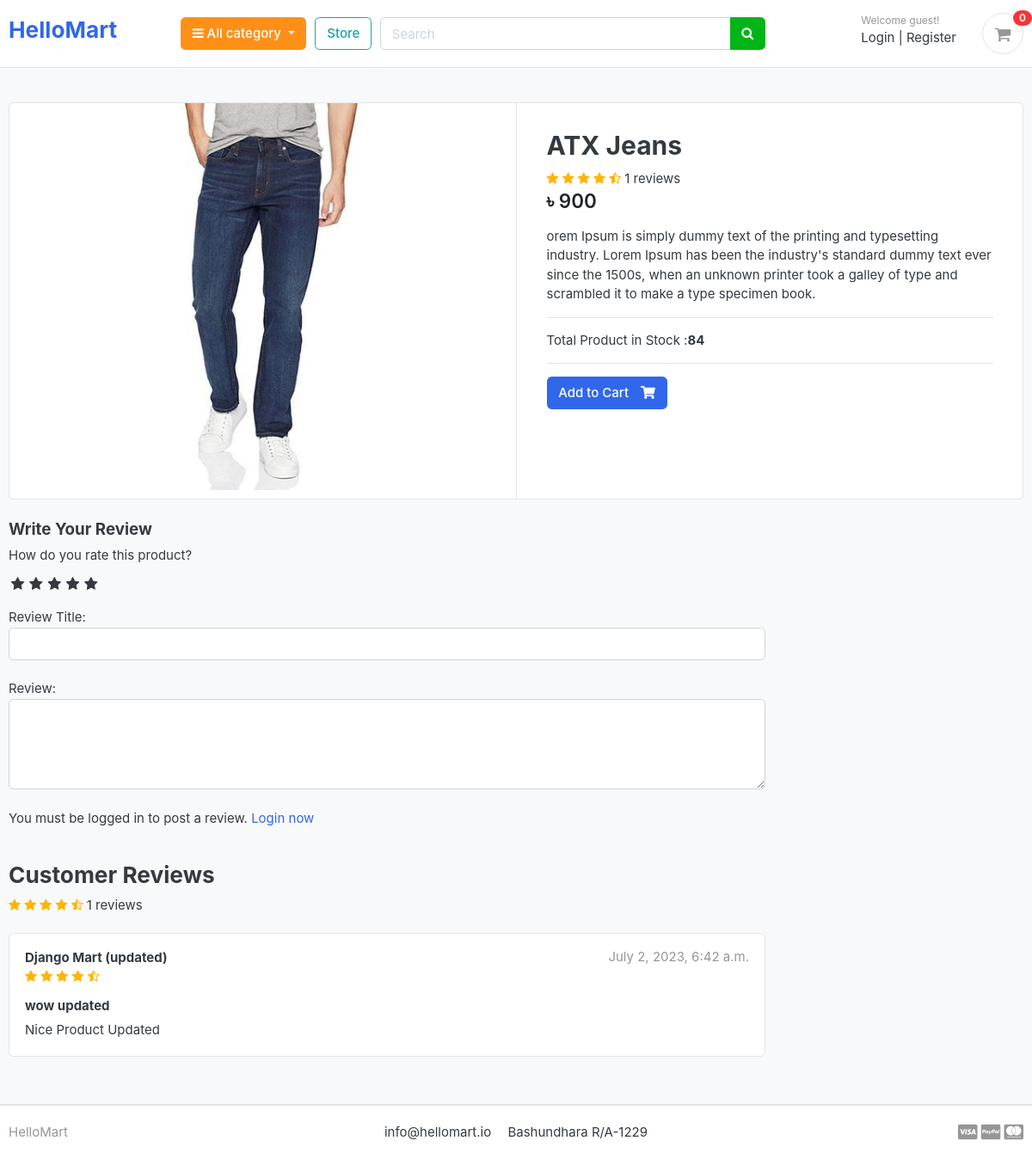
Before: /store/category/jeans/atx-jeans/ with the older database file.
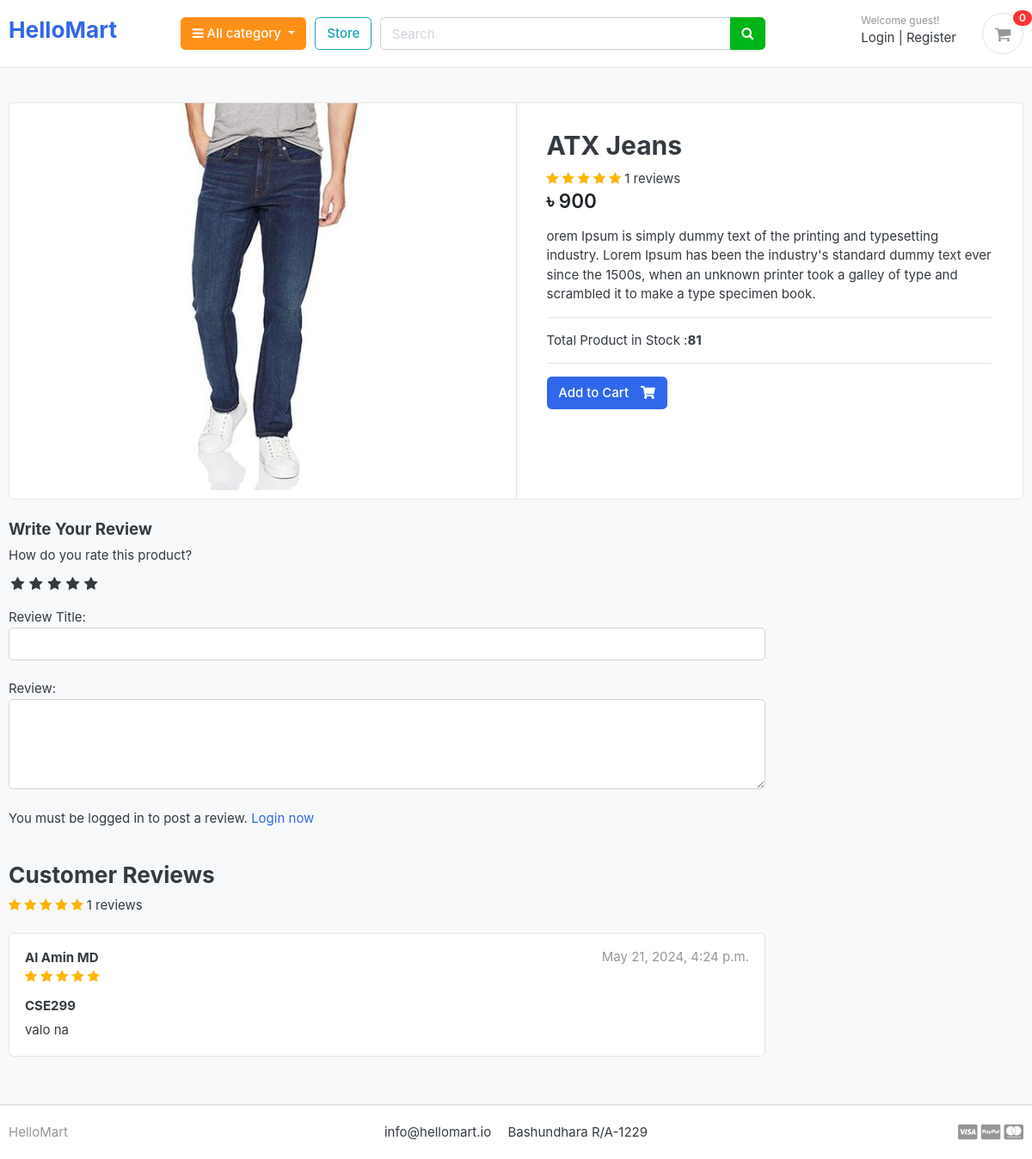
After: the same page with the newer database file.
### store/models.py (models this page shows, shortened)
class Product(models.Model):
    product_name    = models.CharField(max_length=200, unique=True)
    slug            = models.SlugField(max_length=200, unique=True)
    description     = models.TextField(max_length=500, blank=True)
    price           = models.IntegerField()
    images          = models.ImageField(upload_to='photos/products')
    stock           = models.IntegerField()
    is_available    = models.BooleanField(default=True)
    category        = models.ForeignKey(Category, on_delete=models.CASCADE)
    created_date    = models.DateTimeField(auto_now_add=True)
    modified_date   = models.DateTimeField(auto_now=True)
    def averageReview(self):
        reviews = ReviewRating.objects.filter(product=self, status=True).aggregate(average=Avg('rating'))
        avg = 0
        if reviews['average'] is not None:
            avg = float(reviews['average'])
        return avg
    def countReview(self):
        reviews = ReviewRating.objects.filter(product=self, status=True).aggregate(count=Count('id'))
        count = 0
        if reviews['count'] is not None:
            count = int(reviews['count'])
        return count

class ReviewRating(models.Model):
    product = models.ForeignKey(Product, on_delete=models.CASCADE)
    user = models.ForeignKey(Account, on_delete=models.CASCADE)
    subject = models.CharField(max_length=100, blank=True)
    review = models.TextField(max_length=500, blank=True)
    rating = models.FloatField()
    ip = models.CharField(max_length=20, blank=True)
    status = models.BooleanField(default=True)
    created_at = models.DateTimeField(auto_now_add=True)
    updated_at = models.DateTimeField(auto_now=True)

### accounts/models.py (models this page shows, shortened)
class Account(AbstractBaseUser):
    first_name      = models.CharField(max_length=50)
    last_name       = models.CharField(max_length=50)
    username        = models.CharField(max_length=50, unique=True)
    email           = models.EmailField(max_length=100, unique=True)
    phone_number    = models.CharField(max_length=50)
    date_joined     = models.DateTimeField(auto_now_add=True)
    last_login      = models.DateTimeField(auto_now=True)
    is_admin        = models.BooleanField(default=False)
    is_staff        = models.BooleanField(default=False)
    is_active        = models.BooleanField(default=False)
    is_superadmin        = models.BooleanField(default=False)
    USERNAME_FIELD = 'email'
    REQUIRED_FIELDS = ['username', 'first_name', 'last_name']
    objects = MyAccountManager()
    def full_name(self):
        return f'{self.first_name} {self.last_name}'

### store/views.py (the view)
# urls.py: path('category/<slug:category_slug>/<slug:product_slug>/', views.product_detail, name='product_detail'),
def product_detail(request, category_slug, product_slug):
    try:
        single_product = Product.objects.get(category__slug=category_slug, slug=product_slug)
        in_cart = CartItem.objects.filter(cart__cart_id=_cart_id(request), product=single_product).exists()
    except Exception as e:
        raise e
    if request.user.is_authenticated:
        try:
            orderproduct = OrderProduct.objects.filter(user=request.user, product_id=single_product.id).exists()
        except OrderProduct.DoesNotExist:
            orderproduct = None
    else:
        orderproduct = None
    reviews = ReviewRating.objects.filter(product_id=single_product.id, status=True)
    context = {
        'single_product': single_product,
        'in_cart'       : in_cart,
        'orderproduct': orderproduct,
        'reviews': reviews,
    }
    return render(request, 'store/product_details.html', context)

### store/templates/store/product_details.html (shortened to what this page needs)
{% extends 'base.html' %} {% load static %} {% block content %}
<section class="section-content padding-y bg">
  <div class="container">
    <div class="card">
      <div class="row no-gutters">
        <aside class="col-md-6">
          <article class="gallery-wrap">
            <div class="img-big-wrap">
              <a href="#"><img src="{{ single_product.images.url }}" /></a>
            </div>
          </article>
        </aside>
        <main class="col-md-6 border-left">
          <form action="{% url 'add_cart' single_product.id %}" method="POST">
            <article class="content-body">
              <h2 class="title">{{ single_product.product_name }}</h2>
              <div class="rating-star">
                <span>
                  <i
                    class="fa fa-star{% if single_product.averageReview < 0.5 %}-o{% elif single_product.averageReview >= 0.5 and single_product.averageReview < 1 %}-half-o {% endif %}"
                    aria-hidden="true"
                  ></i>
                  <i
                    class="fa fa-star{% if single_product.averageReview < 1.5 %}-o{% elif single_product.averageReview >= 1.5 and single_product.averageReview < 2 %}-half-o {% endif %}"
                    aria-hidden="true"
                  ></i>
                  <i
                    class="fa fa-star{% if single_product.averageReview < 2.5 %}-o{% elif single_product.averageReview >= 2.5 and single_product.averageReview < 3 %}-half-o {% endif %}"
                    aria-hidden="true"
                  ></i>
                  <i
                    class="fa fa-star{% if single_product.averageReview < 3.5 %}-o{% elif single_product.averageReview >= 3.5 and single_product.averageReview < 4 %}-half-o {% endif %}"
                    aria-hidden="true"
                  ></i>
                  <i
                    class="fa fa-star{% if single_product.averageReview < 4.5 %}-o{% elif single_product.averageReview >= 4.5 and single_product.averageReview < 5 %}-half-o {% endif %}"
                    aria-hidden="true"
                  ></i>
                  <span>{{single_product.countReview}} reviews</span>
                </span>
              </div>
              <div class="mb-3">
                <var class="price h4">৳ {{single_product.price}}</var>
              </div>
              <p>{{ single_product.description }}</p>
              <hr />
              <p>Total Product in Stock :<b>{{ single_product.stock }}</b></p>
              <hr />
              {% if single_product.stock <= 0 %}
              <h5 class="text-danger">Out of Stock</h5>
              {% elif in_cart %}
              <p>Item Already added to cart</p>
                <a class="btn btn-warning" href="{% url 'cart'%}">
                <span class="text">View Cart</span>
                <i class="fas fa-shopping-cart"></i>
              </a>
              {% else %}
              <button type="submit" class="btn btn-primary">
                <span class="text">Add to Cart</span>
                <i class="fas fa-shopping-cart"></i>
              </button>
              {% endif %}
            </article>
          </form>
        </main>
      </div>
    </div>
    <br />
    <div class="row">
      <div class="col-md-9">
        <form
          action="{% url 'submit_review' single_product.id %}"
          method="POST"
        >
          <h5>Write Your Review</h5>
          <div>
            <label>How do you rate this product?</label>
            <br />
            <div class="rate">
              /><label for="rating10" title="5"></label>
              /><label for="rating8" title="4"></label>
              /><label for="rating6" title="3"></label>
              /><label for="rating4" title="2"></label>
              /><label for="rating2" title="1"></label>
            </div>
            <br />
            Review Title:
            <input type="text" class="form-control" name="subject" />
            <br />
            Review:
            <textarea name="review" rows="4" class="form-control"></textarea>
            <br />
            {% if user.is_authenticated %} {% if orderproduct %}
            <input
              type="submit"
              value="Submit Review"
              class="btn btn-primary"
            />
            {% else %}
            <p>You must purchase this product to post a review.</p>
            {% endif %} {% else %}
            <p>
              You must be logged in to post a review.
              <span><a href="{% url 'login' %}">Login now</a></span>
            </p>
            {% endif %}
          </div>
        </form>
        <br />
        <header class="section-heading">
          <h3>Customer Reviews</h3>
          <div class="rating-star">
            <span>
              <i
                class="fa fa-star{% if single_product.averageReview < 0.5 %}-o{% elif single_product.averageReview >= 0.5 and single_product.averageReview < 1 %}-half-o {% endif %}"
                aria-hidden="true"
              ></i>
              <i
                class="fa fa-star{% if single_product.averageReview < 1.5 %}-o{% elif single_product.averageReview >= 1.5 and single_product.averageReview < 2 %}-half-o {% endif %}"
                aria-hidden="true"
              ></i>
              <i
                class="fa fa-star{% if single_product.averageReview < 2.5 %}-o{% elif single_product.averageReview >= 2.5 and single_product.averageReview < 3 %}-half-o {% endif %}"
                aria-hidden="true"
              ></i>
              <i
                class="fa fa-star{% if single_product.averageReview < 3.5 %}-o{% elif single_product.averageReview >= 3.5 and single_product.averageReview < 4 %}-half-o {% endif %}"
                aria-hidden="true"
              ></i>
              <i
                class="fa fa-star{% if single_product.averageReview < 4.5 %}-o{% elif single_product.averageReview >= 4.5 and single_product.averageReview < 5 %}-half-o {% endif %}"
                aria-hidden="true"
              ></i>
              <span>{{single_product.countReview}} reviews</span>
            </span>
          </div>
        </header>
        {% for review in reviews %}
        <article class="box mb-3">
          <div class="icontext w-100">
            <div class="text">
              <span class="date text-muted float-md-right"
                >{{review.updated_at}}
              </span>
              <h6 class="mb-1">{{review.user.full_name}}</h6>
              <div class="rating-star">
                <span>
                  <i
                    class="fa fa-star{% if review.rating == 0.5 %}-half-o{% elif review.rating < 1 %}-o {% endif %}"
                    aria-hidden="true"
                  ></i>
                  <i
                    class="fa fa-star{% if review.rating == 1.5 %}-half-o{% elif review.rating < 2 %}-o {% endif %}"
                    aria-hidden="true"
                  ></i>
                  <i
                    class="fa fa-star{% if review.rating == 2.5 %}-half-o{% elif review.rating < 3 %}-o {% endif %}"
                    aria-hidden="true"
                  ></i>
                  <i
                    class="fa fa-star{% if review.rating == 3.5 %}-half-o{% elif review.rating < 4 %}-o {% endif %}"
                    aria-hidden="true"
                  ></i>
                  <i
                    class="fa fa-star{% if review.rating == 4.5 %}-half-o{% elif review.rating < 5 %}-o {% endif %}"
                    aria-hidden="true"
                  ></i>
                </span>
              </div>
            </div>
          </div>
          <div class="mt-3">
            <h6>{{review.subject}}</h6>
            <p>{{review.review}}</p>
          </div>
        </article>
        {% endfor %}
      </div>
    </div>
  </div>
</section>
{% endblock %}

### templates/base.html (shortened to what this page needs)
{% load static %}
<!DOCTYPE HTML>
<html lang="en">
<head>
<link href="{% static 'css/bootstrap.css' %}" rel="stylesheet" type="text/css"/>
<link href="{% static 'fonts/fontawesome/css/all.min.css' %}" type="text/css" rel="stylesheet">
<link href="{% static 'css/ui.css' %}" rel="stylesheet" type="text/css"/>
<link href="{% static 'css/responsive.css' %}" rel="stylesheet" media="only screen and (max-width: 1200px)" />
<link href="{% static 'css/custom.css' %}" rel="stylesheet" type="text/css"/>
<link rel="stylesheet" href="https://cdnjs.cloudflare.com/ajax/libs/font-awesome/4.7.0/css/font-awesome.min.css">
</head>
<body>
  {% include 'includes/navbar.html' %}
  {% block content %}{% endblock %}
{% include 'includes/footer.html' %}

### templates/includes/navbar.html (shortened to what this page needs)
{% load static %}
<header class="section-header">
  <section class="header-main border-bottom">
    <div class="container">
      <div class="row align-items-center">
        <div class="col-lg-2 col-md-3 col-6">
          <a href="{% url 'home' %}" class="brand-wrap">
            <h3>HelloMart</h3>
          </a>
        </div>
        <div class="col-lg col-sm col-md col-6 flex-grow-0">
          <div class="category-wrap dropdown d-inline-block float-right">
            <button
              type="button"
              class="btn btn-warning dropdown-toggle"
              data-toggle="dropdown"
            >
              <i class="fa fa-bars"></i> All category
            </button>
          </div>
        </div>
        <a href="{% url 'store' %}" class="btn btn-outline-info">Store</a>
        <div class="col-lg col-md-6 col-sm-12 col">
          <form action="{% url 'search' %}" class="search" method="GET">
            <div class="input-group w-100">
              <input
                type="text"
                class="form-control"
                style="width: 60%"
                placeholder="Search"
                name="keyword"
              />
              <div class="input-group-append">
                <button class="btn btn-success" type="submit">
                  <i class="fa fa-search"></i>
                </button>
              </div>
            </div>
          </form>
        </div>
        <div class="col-lg-3 col-sm-6 col-8 order-2 order-lg-3">
          <div class="d-flex justify-content-end mb-3 mb-lg-0">
            {% if user.id is None %}
            <div class="widget-header">
              <small class="title text-muted">Welcome guest!</small>
              <div>
                <a href="{% url 'login' %}">Login</a>
                <span class="dark-transp"> | </span>
                <a href="{% url 'register' %}"> Register</a>
              </div>
            </div>
            {% endif %}
            <a href="{% url 'cart' %}" class="widget-header pl-3 ml-3">
              <div class="icon icon-sm rounded-circle border">
                <i class="fa fa-shopping-cart"></i>
              </div>
              <span class="badge badge-pill badge-danger notify"
                >{{cart_count}}</span
              >
            </a>
          </div>
        </div>
      </div>
    </div>
  </section>
</header>

### templates/includes/footer.html
<footer class="section-footer border-top">
	<div class="container">
		<section class="footer-bottom border-top row">
			<div class="col-md-2">
				<p class="text-muted">HelloMart</p>
			</div>
			<div class="col-md-8 text-md-center">
				<span  class="px-2">info@hellomart.io</span>
				<span  class="px-2">Bashundhara R/A-1229</span>
			</div>
			<div class="col-md-2 text-md-right text-muted">
				<i class="fab fa-lg fa-cc-visa"></i>
				<i class="fab fa-lg fa-cc-paypal"></i>
				<i class="fab fa-lg fa-cc-mastercard"></i>
			</div>
		</section>
	</div>
</footer>

Changed rows visible on the page:
removed ReviewRating: updated_at "July 2, 2023, 6:42 a.m.", user.full_name "Django Mart (updated)", rating 4.5 (drawn), subject "wow updated", review "Nice Product Updated"
changed Product "ATX Jeans": stock "84" → "81"
added ReviewRating: updated_at "May 21, 2024, 4:24 p.m.", user.full_name "Al Amin MD", rating 5 (drawn), subject "CSE299", review "valo na"
